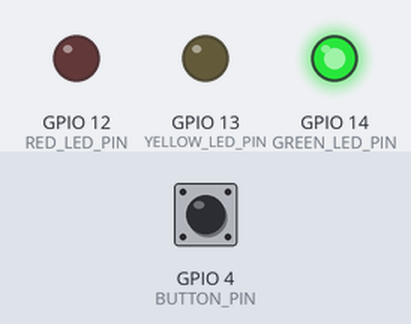
This sketch was run on a simulated ESP32. Parts: output pins drawn as LEDs (lit = HIGH). Dashed ring = blinking. The inputs (shaded band) are chosen by the test bench; at power-on: GPIO 4 (BUTTON_PIN) LOW. What the sketch prints to the serial monitor is not drawn.

Above: at 1.2 s.
1.3 s: GPIO 4 (BUTTON_PIN) pulled HIGH for 0.15 s
At 1.47 s:
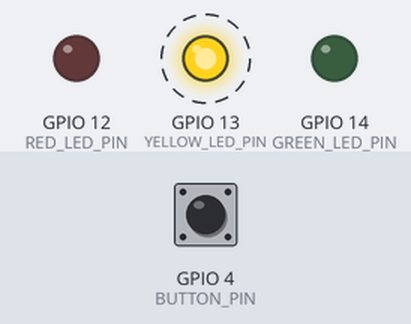
At 7.6 s:
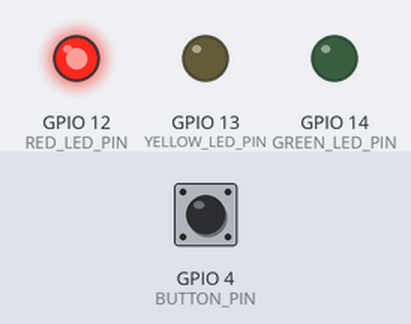
Timing chart, 0 to 9.1 s (numbered marks = the images above; inputs shaded):
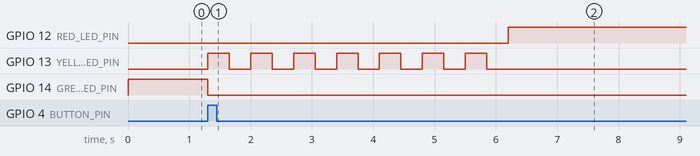

The sketch:

sketch_may30a.ino
```cpp
#define GREEN_LED_PIN 14
#define YELLOW_LED_PIN 13
#define RED_LED_PIN 12
#define BUTTON_PIN 4

#define YELLOW_DELAY 350 * 14
#define YELLOW_BLINK_DELAY 350
#define GREEN_DELAY 30000
#define RED_DELAY 20000

struct State {
  int pin;
  unsigned long delayMillis;
  bool isBlinking;
};
bool blinkingState = HIGH;

struct State state;
unsigned long lastStateChangeMillis = 0;
unsigned long lastBlinkChangeMillis = 0;


void setup() {
  // put your setup code here, to run once:
  Serial.begin(115200);
  Serial.println("Hello, ESP32!");

  // set leds as output mode
  pinMode (GREEN_LED_PIN, OUTPUT);
  pinMode (YELLOW_LED_PIN, OUTPUT);
  pinMode (RED_LED_PIN, OUTPUT);
  pinMode (BUTTON_PIN, INPUT);

  lastStateChangeMillis = millis();
  state = {GREEN_LED_PIN, GREEN_DELAY, false};
  digitalWrite (state.pin, HIGH);
}
void loop() {
  unsigned long currentMillis = millis();

  bool buttonState = digitalRead(BUTTON_PIN);

  if(buttonState == HIGH && state.pin == GREEN_LED_PIN){
    changeLightState(currentMillis);
  }

  if(currentMillis - lastStateChangeMillis >= state.delayMillis){
    changeLightState(currentMillis);
  }

  if (state.isBlinking && currentMillis - lastBlinkChangeMillis >= YELLOW_BLINK_DELAY) {
    lastBlinkChangeMillis = currentMillis;

    blinkingState = !blinkingState;
    digitalWrite(state.pin, blinkingState);
  }
}

void changeLightState(int currentMillis){
  digitalWrite (state.pin, LOW);

  switch(state.pin){
    case RED_LED_PIN:
      state = {GREEN_LED_PIN, GREEN_DELAY, false};
      break;
    case YELLOW_LED_PIN:
      state = {RED_LED_PIN, RED_DELAY, false};
      break;
    case GREEN_LED_PIN:
      state = {YELLOW_LED_PIN, YELLOW_DELAY, true};
      break;
  }

  blinkingState = HIGH;
  lastStateChangeMillis = currentMillis;
  digitalWrite (state.pin, blinkingState);


  if(state.isBlinking){
    lastBlinkChangeMillis = millis();
  }
}
```

Measured:
- after the input at 1.3 s, GPIO 12 (RED_LED_PIN): LOW → HIGH after 4.9 s; GPIO 13 (YELLOW_LED_PIN): alternates HIGH for 0.35 s and LOW for 0.35 s, 14 changes in all, then stays LOW, starting at once; GPIO 14 (GREEN_LED_PIN): HIGH → LOW at once
